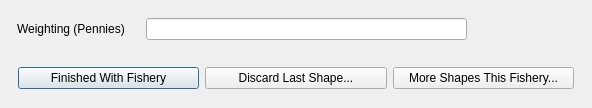
<ui version="4.0" >
 <author>Aaron Racicot</author>
 <class>NextPolygon</class>
 <widget class="QDialog" name="NextPolygon" >
  <property name="geometry" >
   <rect>
    <x>0</x>
    <y>0</y>
    <width>592</width>
    <height>108</height>
   </rect>
  </property>
  <property name="windowTitle" >
   <string>OpenOceanMap - Next Polygon</string>
  </property>
  <layout class="QGridLayout" >
   <property name="leftMargin" >
    <number>9</number>
   </property>
   <property name="topMargin" >
    <number>9</number>
   </property>
   <property name="rightMargin" >
    <number>9</number>
   </property>
   <property name="bottomMargin" >
    <number>9</number>
   </property>
   <property name="horizontalSpacing" >
    <number>6</number>
   </property>
   <property name="verticalSpacing" >
    <number>6</number>
   </property>
   <item row="0" column="0" >
    <widget class="QWidget" native="1" name="widget_2" >
     <widget class="QLabel" name="label_1" >
      <property name="geometry" >
       <rect>
        <x>8</x>
        <y>9</y>
        <width>123</width>
        <height>22</height>
       </rect>
      </property>
      <property name="text" >
       <string>Weighting (Pennies)</string>
      </property>
     </widget>
     <widget class="QLineEdit" name="line_1" >
      <property name="enabled" >
       <bool>true</bool>
      </property>
      <property name="geometry" >
       <rect>
        <x>137</x>
        <y>9</y>
        <width>321</width>
        <height>22</height>
       </rect>
      </property>
      <property name="text" >
       <string/>
      </property>
     </widget>
     <widget class="QLabel" name="pl_label" >
      <property name="geometry" >
       <rect>
        <x>510</x>
        <y>0</y>
        <width>50</width>
        <height>41</height>
       </rect>
      </property>
      <property name="minimumSize" >
       <size>
        <width>50</width>
        <height>0</height>
       </size>
      </property>
      <property name="maximumSize" >
       <size>
        <width>50</width>
        <height>16777215</height>
       </size>
      </property>
      <property name="text" >
       <string/>
      </property>
     </widget>
    </widget>
   </item>
   <item row="1" column="0" >
    <widget class="QWidget" native="1" name="widget" >
     <layout class="QHBoxLayout" >
      <item>
       <widget class="QPushButton" name="pbnShapeFinished" >
        <property name="text" >
         <string>Finished With Fishery</string>
        </property>
       </widget>
      </item>
      <item>
       <widget class="QPushButton" name="pbnShapeDiscard" >
        <property name="text" >
         <string>Discard Last Shape...</string>
        </property>
       </widget>
      </item>
      <item>
       <widget class="QPushButton" name="pbnMoreShapes" >
        <property name="text" >
         <string>More Shapes This Fishery...</string>
        </property>
       </widget>
      </item>
     </layout>
    </widget>
   </item>
  </layout>
 </widget>
 <resources/>
 <connections/>
</ui>
